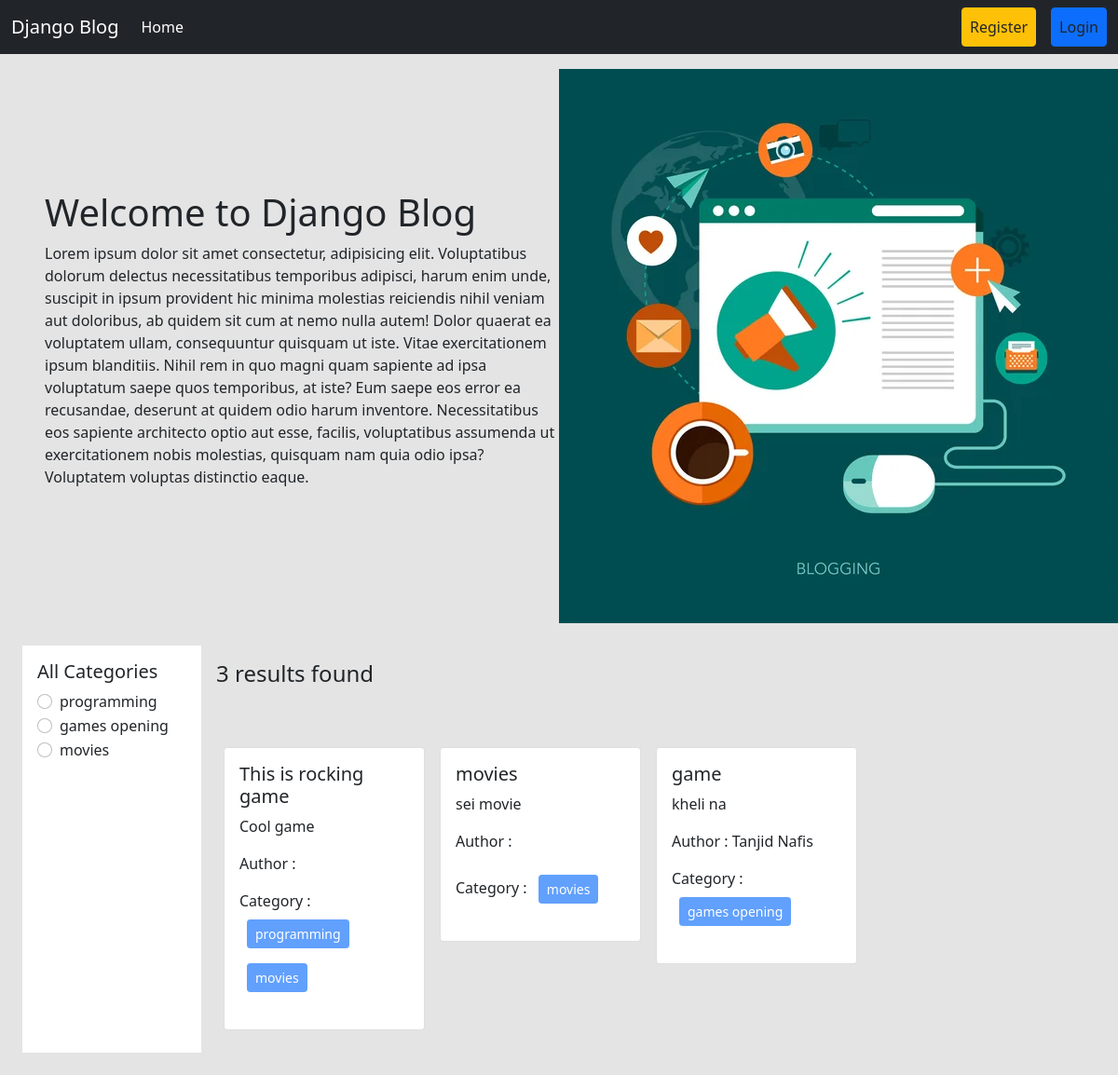
The page / on the database its author committed.
### categories/models.py (models this page shows, shortened)
class Category(models.Model):
    name=models.CharField(max_length=100)
    slug=models.SlugField(max_length=100,unique=True,null=True,blank=True)

### post/models.py (models this page shows, shortened)
class Post(models.Model):
    title=models.CharField(max_length=100)
    content=models.TextField()
    category=models.ManyToManyField(Category)
    author=models.ForeignKey(User,on_delete=models.CASCADE)

### blog_project/views.py (the view)
# urls.py: path('',views.home,name='homepage'),
def home(request, category_slug=None):
    data=Post.objects.all()
    if category_slug is not None:
        category=Category.objects.get(slug=category_slug)
        data=Post.objects.filter(category=category)
    categories=Category.objects.all()
    return render(request,'home.html',{'data': data, 'category':categories})

### templates/home.html
{% extends 'base.html' %}
{% load static %}
{% block content %}
<div class="d-flex flex-wrap px-5 pt-3 align-items-center">
  <div class="col-6">
    <h1>Welcome to Django Blog</h1>
    <p>Lorem ipsum dolor sit amet consectetur, adipisicing elit. Voluptatibus dolorum delectus necessitatibus temporibus adipisci, harum enim unde, suscipit in ipsum provident hic minima molestias reiciendis nihil veniam aut doloribus, ab quidem sit cum at nemo nulla autem! Dolor quaerat ea voluptatem ullam, consequuntur quisquam ut iste. Vitae exercitationem ipsum blanditiis. Nihil rem in quo magni quam sapiente ad ipsa voluptatum saepe quos temporibus, at iste? Eum saepe eos error ea recusandae, deserunt at quidem odio harum inventore. Necessitatibus eos sapiente architecto optio aut esse, facilis, voluptatibus assumenda ut exercitationem nobis molestias, quisquam nam quia odio ipsa? Voluptatem voluptas distinctio eaque.</p>
  </div>
  <div class="col-6">
<img src="{% static 'header.jpg' %}" />
  </div>
</div>
<div class="d-flex flex-wrap p-4">
  <div class="col-2 bg-white p-3" >
    <h5>All Categories</h5>
    {% for cat in category %}
    <div class="form-check">
      <input
        class="form-check-input"
        type="radio"
        name="category"
        id="{{cat.id}}"
      />
      <label class="form-check-label" for="{{cat.id}}">
        <a href="{% url 'category_wise_post' cat.slug %}" class="text-decoration-none text-dark" >{{cat.name}}</a>
      </label>
    </div>
    {% endfor %}
  </div>
  <div class="col-10 p-3">
    <h4>{{data | length}} results found</h4>
    <div class="d-flex flex-wrap pt-5">
      {% for post in data %}
      <div class="col-sm-3">
        <div class="card m-2">
          <div class="card-body">
            <h5 class="card-title">{{post.title}}</h5>
            <p class="card-text">{{post.content}}</p>
            <p>Author : {{post.author.first_name}} {{post.author.last_name}}</p>
            <p>
              Category : {% for cat in post.category.all %}
              <button class="btn btn-primary btn-sm m-2" disabled>
                {{cat.name}}
              </button>
              {% endfor %}
            </p>
          </div>
        </div>
      </div>
      {% endfor %}
    </div>
  </div>
</div>
{% endblock %}

### templates/base.html (shortened to what this page needs)
<!DOCTYPE html>
<html lang="en">
  <head>
    <link
      href="https://cdn.jsdelivr.net/npm/bootstrap@5.0.2/dist/css/bootstrap.min.css"
      rel="stylesheet"
    />
  </head>
  <body style="background-color : #e4e4e4">
    <nav class="navbar navbar-expand-lg navbar-dark bg-dark">
      <div class="container-fluid">
        <a class="navbar-brand" href="{% url 'homepage' %}">Django Blog</a>
        <div class="collapse navbar-collapse" id="navbarSupportedContent">
          <ul class="navbar-nav me-auto mb-2 mb-lg-0">
            <li class="nav-item">
              <a
                class="nav-link active"
                aria-current="page"
                href="{% url 'homepage' %}"
                >Home</a
              >
            </li>
          </ul>
          <div class="d-flex">
            <ul class="navbar-nav me-auto mb-2 mb-lg-0">
              {% if request.user.is_authenticated %}
              <li class="nav-item mx-3">
                <a
                  class="nav-link btn btn-warning text-dark"
                  href="{% url 'profile' %}"
                  >Profile</a
                >
              </li>
              <li class="nav-item mx-3">
                <a
                  class="nav-link btn btn-danger text-dark"
                  href="{% url 'logout' %}"
                  >Logout</a
                >
              </li>
              {% else %}
              <li class="nav-item mx-3">
                <a
                  class="nav-link btn btn-warning text-dark"
                  href="{% url 'register' %}"
                  >Register</a
                >
              </li>
              <li class="nav-item">
                <a
                  class="nav-link btn btn-primary text-dark"
                  href="{% url 'login' %}"
                  >Login</a
                >
              </li>
              {% endif %}
            </ul>
          </div>
        </div>
      </div>
    </nav>
    {% block content %} {% endblock %}
  </body>
</html>

### rows shown on the page
Category: name "programming"
Category: name "games opening"
Category: name "movies"
Post: title "This is rocking game", content "Cool game"
Post: title "movies", content "sei movie"
Post: title "game", content "kheli na", author.first_name "Tanjid", author.last_name "Nafis"

### other values the page prints
{{ data | length }} "3"
